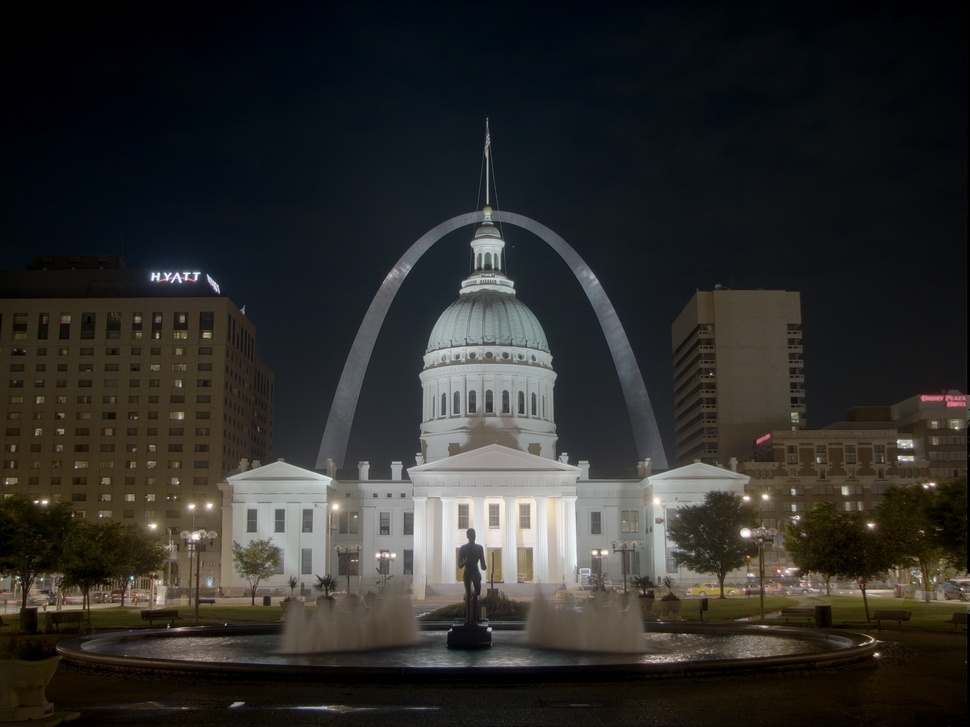
#> input picture Digital Image Processing/HW & PR/DIP_HW02_MohammadAliMojtahedSoleimani/Codes & Outputs/06/HDR/StLouisArchMultExpCDR.jpg, 970 x 727 px, shrunk from 2816 x 2112 before the run; its folder holds only this picture in this run
$ jupyter execute 06_PARTB.ipynb   (shell and % lines are left out)
#> lines starting #> are read from the running program, lines starting #| are printed output that depends on the picture
[cell 1]
import os
import cv2
import numpy as np
import matplotlib.pyplot as plt
import pywt

[cell 2]
hdr_folder = "HDR"
image_filenames = [
    "StLouisArchMultExpCDR.jpg",
    "StLouisArchMultExpEV+1.51.jpg",
    "StLouisArchMultExpEV+4.09.jpg",
    "StLouisArchMultExpEV-1.82.jpg",
    "StLouisArchMultExpEV-4.72.jpg"
]

[cell 3]
def load_images_from_folder(folder, filenames):
#> called with folder = 'HDR'
    loaded_images = []
    loaded_paths = []
    print(f"Attempting to read images from folder: {folder}")
    if not os.path.isdir(folder):
        print(f"Error: Folder '{folder}' not found.")
        return [], []

    for filename in filenames:
        path = os.path.join(folder, filename)
        if os.path.exists(path):
            img = cv2.imread(path)
#> img is the input picture: shape (727, 970, 3); mean B, G, R 42.5, 44.9, 45.6
            if img is not None:
                loaded_images.append(img.astype(np.float32))
                loaded_paths.append(path)
                print(f"Loaded {os.path.basename(path)}, shape: {img.shape}, dtype: {loaded_images[-1].dtype}")
#| Loaded StLouisArchMultExpCDR.jpg, shape: (727, 970, 3), dtype: float32
            else:
                print(f"Error reading image: {path}")
        else:
            print(f"Warning: Image '{path}' not found. It will be skipped.")

    if not loaded_images:
        print("Function 'load_images_from_folder' did not load any images.")
    return loaded_images, loaded_paths

print("Image loading function defined.")

[cell 4]
print("loading images...")
if not os.path.isdir(hdr_folder):
    print(f"Error: Folder '{hdr_folder}' not found. Cannot load images.")
    images_float = []
    loaded_image_paths_part_b = []
else:
    images_float, loaded_image_paths_part_b = load_images_from_folder(hdr_folder, image_filenames)

if not images_float:
    print("image error")
else:
    print(f"\nSuccessfully loaded {len(images_float)}")

    first_shape_b = images_float[0].shape
#> first_shape_b = (727, 970, 3)
    consistent_shapes_b = True
    for i, img in enumerate(images_float[1:], 1):
        if img.shape != first_shape_b:
            print(f"Error: Image {os.path.basename(loaded_image_paths_part_b[i])} has shape {img.shape}, expected {first_shape_b}.")
            consistent_shapes_b = False
            break
    if not consistent_shapes_b:
        print("Image shapes are inconsistent")

[cell 5]
average_image_part_a_uint8 = None


first_shape_a_recalc = images_float[0].shape
#> first_shape_a_recalc = (727, 970, 3)
consistent_shapes_a_recalc = True
for img in images_float[1:]:
    if img.shape != first_shape_a_recalc:
        consistent_shapes_a_recalc = False
        break

if consistent_shapes_a_recalc:
    sum_image_part_a = np.zeros_like(images_float[0], dtype=np.float32)
    for img in images_float:
        sum_image_part_a += img
    average_image_float_part_a = sum_image_part_a / len(images_float)
    average_image_part_a_uint8 = np.clip(average_image_float_part_a, 0, 255).astype(np.uint8)
    print("Recalculated average image for Part A comparison.")
else:
    print("Error in getting average.")


if average_image_part_a_uint8 is not None:
    print(f"Part A average image ready for comparison (shape: {average_image_part_a_uint8.shape}).")
#| Part A average image ready for comparison (shape: (727, 970, 3)).

[cell 6]
coeffs_list_per_image = []
wavelet = 'haar'

if images_float and ('consistent_shapes_b' in globals() and consistent_shapes_b):
    print(f"\n--- Starting Part (B): Wavelet")
    print(f"\n1. Decomposing images using '{wavelet}' wavelet...")

    for i, img_float in enumerate(images_float):
        img_coeffs_channels = []
        for channel_idx in range(img_float.shape[2]):
            channel_data = img_float[:, :, channel_idx]

            coeffs = pywt.dwt2(channel_data, wavelet, mode='periodization')
            img_coeffs_channels.append(coeffs)
        coeffs_list_per_image.append(img_coeffs_channels)
        print(f"Decomposed image {os.path.basename(loaded_image_paths_part_b[i])} ({i+1}/{len(images_float)})")
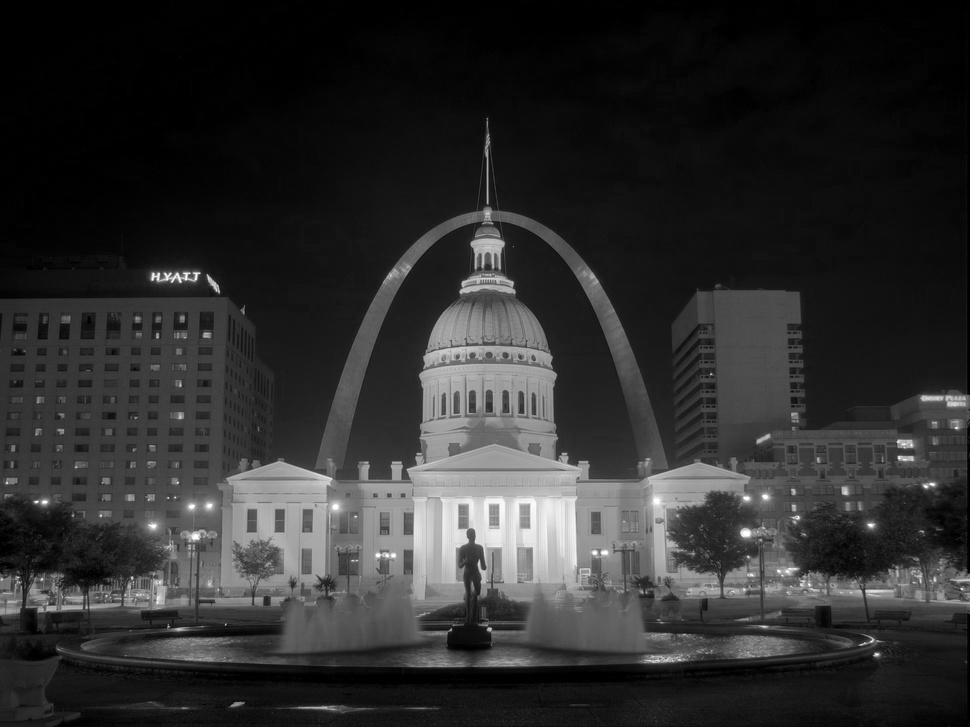
#> channel_data: shape (727, 970) float32; min 0, max 255, mean 45.6

    if coeffs_list_per_image:
        print("Decomposition complete for all images.")

elif not images_float:
    print("Skipping Wavelet Decomposition: No images loaded.")

[cell 7]
fused_coeffs_all_channels = []

if coeffs_list_per_image:
    print("\n2. Fusing coefficients...")
    num_images_b = len(images_float)
    num_channels_b = images_float[0].shape[2]
#> num_channels_b = 3

    for channel_idx in range(num_channels_b):
        ll_coeffs_channel, lh_coeffs_channel, hl_coeffs_channel, hh_coeffs_channel = [], [], [], []

        for img_idx in range(num_images_b):
            LL, (LH, HL, HH) = coeffs_list_per_image[img_idx][channel_idx]
            ll_coeffs_channel.append(LL)
            lh_coeffs_channel.append(LH)
            hl_coeffs_channel.append(HL)
            hh_coeffs_channel.append(HH)


        stacked_ll = np.stack(ll_coeffs_channel, axis=0)
        stacked_lh = np.stack(lh_coeffs_channel, axis=0)
        stacked_hl = np.stack(hl_coeffs_channel, axis=0)
        stacked_hh = np.stack(hh_coeffs_channel, axis=0)


        fused_ll = np.mean(stacked_ll, axis=0)


        fused_lh = np.max(stacked_lh, axis=0)
        fused_hl = np.max(stacked_hl, axis=0)
        fused_hh = np.max(stacked_hh, axis=0)

        fused_coeffs_all_channels.append((fused_ll, (fused_lh, fused_hl, fused_hh)))
        print(f"  Fused coefficients for channel {channel_idx} (B,G,R order).")

    if fused_coeffs_all_channels:
        print("Coefficient fusion complete.")

[cell 8]
fused_image_wavelet_uint8 = None

if fused_coeffs_all_channels:
    print("\n3. Reconstructing image from fused coefficients...")
    reconstructed_channels = []
    num_channels_b = images_float[0].shape[2]

    for channel_idx in range(num_channels_b):
        coeffs_to_reconstruct = fused_coeffs_all_channels[channel_idx]
        reconstructed_channel = pywt.idwt2(coeffs_to_reconstruct, wavelet, mode='periodization')

        original_channel_shape = images_float[0][:,:,channel_idx].shape
        reconstructed_channel = reconstructed_channel[:original_channel_shape[0], :original_channel_shape[1]]

        reconstructed_channels.append(reconstructed_channel)
        print(f"  Reconstructed channel {channel_idx}.")
#> this loop made 3 passes
#> pass 1, `reconstructed_channel = pywt.idwt2(coeffs_to_reconstruct, wavelet, mod..`:
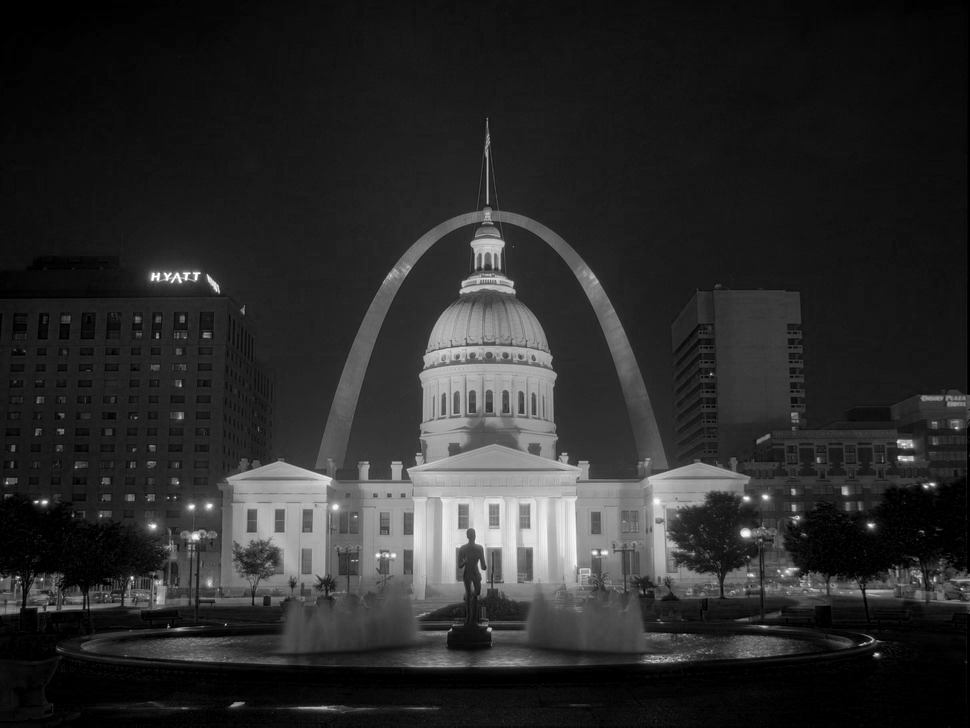
#> reconstructed_channel: shape (728, 970) float32; min -1.43e-06, max 255, mean 42.4; drawn with min black and max white
#> pass 2, `reconstructed_channel = pywt.idwt2(coeffs_to_reconstruct, wavelet, mod..`:
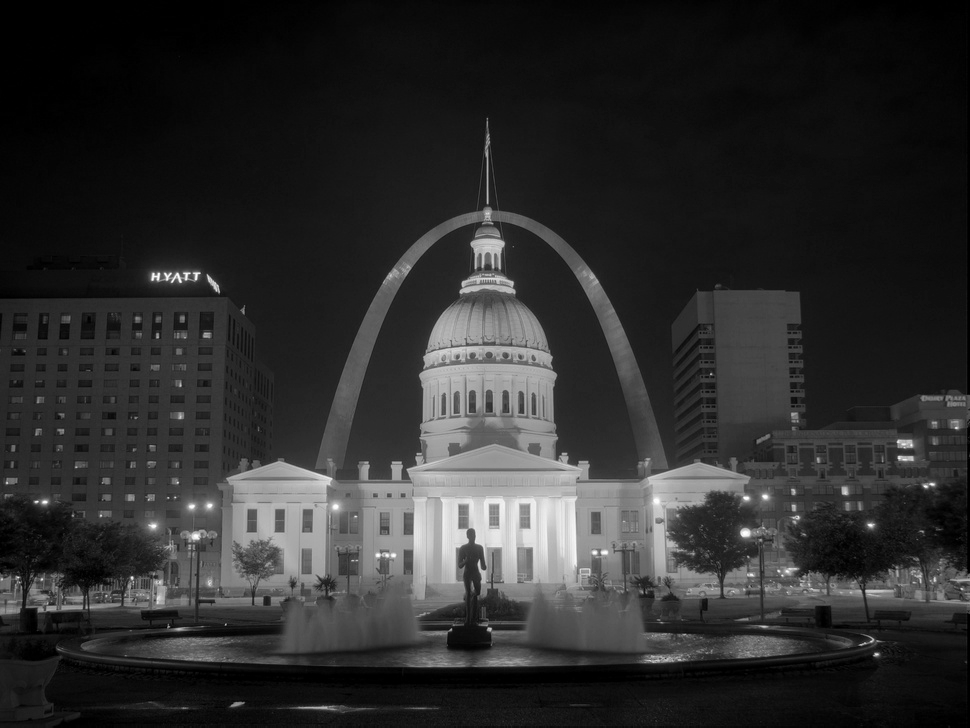
#> reconstructed_channel: shape (728, 970) float32; min -9.54e-07, max 255, mean 44.8; drawn with min black and max white

    if reconstructed_channels and len(reconstructed_channels) == num_channels_b:
        fused_image_wavelet_float = cv2.merge(reconstructed_channels)
        fused_image_wavelet_uint8 = np.clip(fused_image_wavelet_float, 0, 255).astype(np.uint8)
        print(f"Wavelet fusion and reconstruction complete. Result shape: {fused_image_wavelet_uint8.shape}")
#| Wavelet fusion and reconstruction complete. Result shape: (727, 970, 3)

[cell 9]
if fused_image_wavelet_uint8 is not None:
    print("\n4. Displaying results...")

    num_plots = 0
    if average_image_part_a_uint8 is not None:
        num_plots += 1
    if fused_image_wavelet_uint8 is not None:
        num_plots +=1

    if num_plots == 0:
        print("No images available to display.")
    else:
        plt.figure(figsize=(5 * num_plots + 5, 7))
        current_plot = 1

        if average_image_part_a_uint8 is not None:
            plt.subplot(1, num_plots, current_plot)
            plt.imshow(cv2.cvtColor(average_image_part_a_uint8, cv2.COLOR_BGR2RGB))
            plt.title("Part (A): Averaged Image")
            plt.axis('off')
            current_plot += 1


        if fused_image_wavelet_uint8 is not None:
            plt.subplot(1, num_plots, current_plot)
            plt.imshow(cv2.cvtColor(fused_image_wavelet_uint8, cv2.COLOR_BGR2RGB))
            plt.title(f"Part (B): Wavelet Fused ('{wavelet}')")
            plt.axis('off')

        plt.tight_layout()
        plt.show()
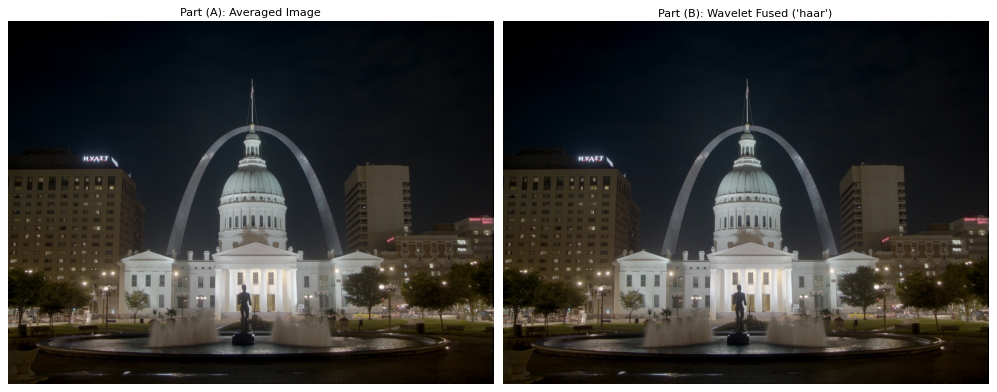
#> figure drawn by matplotlib, 2 panels
